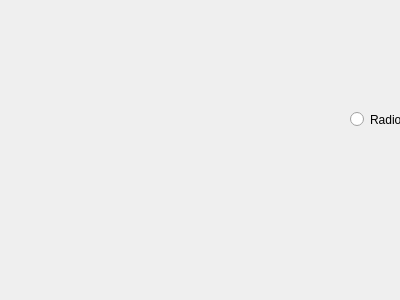
<?xml version="1.0" encoding="UTF-8"?>
<ui version="4.0">
 <class>Widget</class>
 <widget class="QWidget" name="Widget">
  <property name="geometry">
   <rect>
    <x>0</x>
    <y>0</y>
    <width>400</width>
    <height>300</height>
   </rect>
  </property>
  <property name="windowTitle">
   <string>Widget</string>
  </property>
  <widget class="QRadioButton" name="radioButton">
   <property name="geometry">
    <rect>
     <x>350</x>
     <y>110</y>
     <width>115</width>
     <height>19</height>
    </rect>
   </property>
   <property name="text">
    <string>RadioButton</string>
   </property>
  </widget>
 </widget>
 <layoutdefault spacing="6" margin="11"/>
 <resources/>
 <connections/>
</ui>
